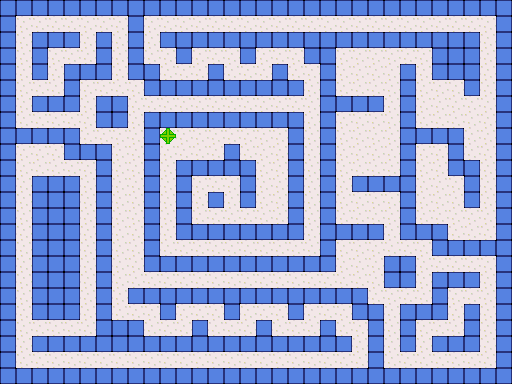

A level layout from a 2D game, rendered from its tile map. Below: a short description, then the map file with tile-grid data replaced by summaries:
An orthogonal 32x24 tile map with 16x16 px tiles, 2 tile layers (Floor and walls, Objects).

<map version="1.0" orientation="orthogonal" width="32" height="24" tilewidth="16" tileheight="16">
 <properties>
  <property name="name" value="test" />
 </properties>
 <tileset firstgid="1" name="tileset" tilewidth="16" tileheight="16">
  <image source="tileset.png" width="512" height="512" />
  <tile id="0">
   <properties>
    <property name="walkable" value="no" />
   </properties>
  </tile>
  <tile id="1">
   <properties>
    <property name="walkable" value="yes" />
   </properties>
  </tile>
 </tileset>
 <layer name="Floor and walls" width="32" height="24">
  <data>[768 cells, 768 non-empty, 2 distinct tile ids]</data>
 </layer>
 <layer name="Objects" width="32" height="24">
  <properties>
   <property name="visible" value="no" />
  </properties>
  <data>[768 cells, 1 non-empty, 1 distinct tile ids]</data>
 </layer>
</map>